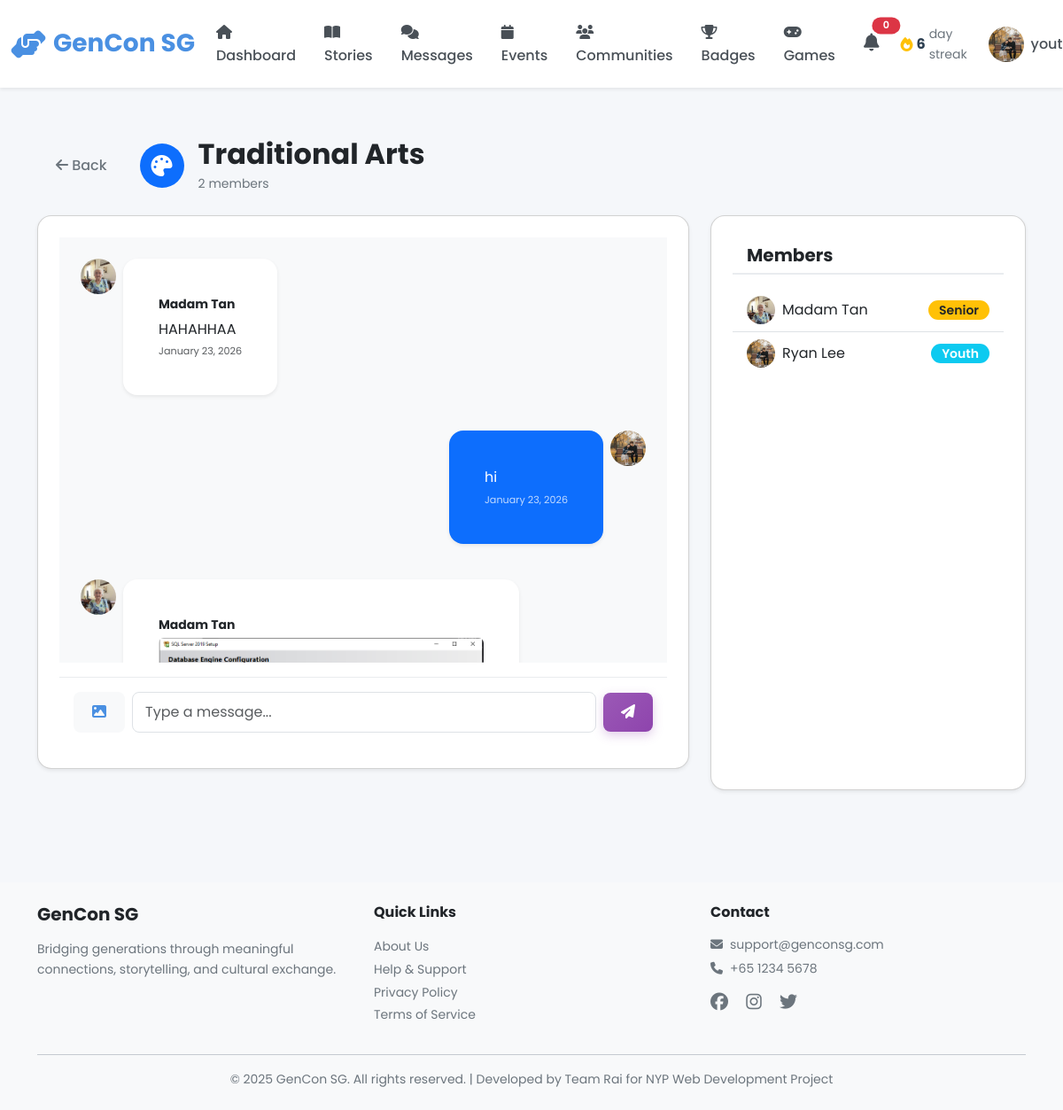
Page /youth/communities/1 (signed in) on the committed database.
### models.py (models this page shows, shortened)
class Community(db.Model):
    __tablename__ = 'communities'
    id = db.Column(db.Integer, primary_key=True)
    name = db.Column(db.String(100), nullable=False, unique=True)
    type = db.Column(db.String(20), nullable=False)  # Story, Hobby, Learning
    description = db.Column(db.Text)
    rules = db.Column(db.Text)
    icon = db.Column(db.String(50), default='fas fa-users')
    banner_class = db.Column(db.String(50), default='default')
    tags = db.Column(db.String(255))  # Comma separated tags
    photo_url = db.Column(db.String(255))
    member_count = db.Column(db.Integer, default=0)
    created_by = db.Column(db.Integer, db.ForeignKey('users.id'), nullable=False)
    created_at = db.Column(db.DateTime, default=datetime.utcnow, nullable=False)
    creator = db.relationship('User')
    members = db.relationship('CommunityMember', back_populates='community',
                             lazy='dynamic', cascade='all, delete-orphan')
    posts = db.relationship('CommunityPost', back_populates='community',
                           lazy='dynamic', cascade='all, delete-orphan')

class CommunityPost(db.Model):
    __tablename__ = 'community_posts'
    id = db.Column(db.Integer, primary_key=True)
    community_id = db.Column(db.Integer, db.ForeignKey('communities.id'), nullable=False, index=True)
    user_id = db.Column(db.Integer, db.ForeignKey('users.id'), nullable=False, index=True)
    content = db.Column(db.Text, nullable=True)
    photo_url = db.Column(db.String(255))
    created_at = db.Column(db.DateTime, default=datetime.utcnow, nullable=False)
    community = db.relationship('Community', back_populates='posts')
    user = db.relationship('User')

class User(db.Model):
    __tablename__ = 'users'
    id = db.Column(db.Integer, primary_key=True)
    username = db.Column(db.String(80), unique=True, nullable=False, index=True)
    password_hash = db.Column(db.String(255), nullable=False)
    email = db.Column(db.String(120), unique=True, nullable=False, index=True)
    full_name = db.Column(db.String(120), nullable=False)
    phone = db.Column(db.String(20))
    age = db.Column(db.Integer, nullable=False)
    bio = db.Column(db.Text)  # User biography
    school = db.Column(db.String(255))  # School or organization for youth
    role = db.Column(db.String(20), nullable=False)  # 'senior', 'youth', or 'admin'
    profile_picture = db.Column(db.String(255), default='images/default-avatar.png')
    disable_reason = db.Column(db.Text)
    interests_json = db.Column(db.Text)  # Stores interests as JSON array
    languages_json = db.Column(db.Text)  # Stores languages as JSON array
    accessibility_settings_json = db.Column(db.Text)  # Stores settings as JSON object
    created_at = db.Column(db.DateTime, default=datetime.utcnow, nullable=False)
    last_active = db.Column(db.DateTime, default=datetime.utcnow, nullable=False)
    is_active = db.Column(db.Boolean, default=True)
    stories = db.relationship('Story', back_populates='user', lazy='dynamic')
    sent_messages = db.relationship('Message', foreign_keys='Message.sender_id',
                                   back_populates='sender', lazy='dynamic')
    received_messages = db.relationship('Message', foreign_keys='Message.recipient_id',
                                       back_populates='recipient', lazy='dynamic')
    senior_pairs = db.relationship('Pair', foreign_keys='Pair.senior_id',
                                   back_populates='senior', lazy='dynamic')
    youth_pairs = db.relationship('Pair', foreign_keys='Pair.youth_id',
                                 back_populates='youth', lazy='dynamic')
    streak = db.relationship('Streak', back_populates='user', uselist=False)
    badges = db.relationship('Badge', back_populates='user', lazy='dynamic')
    checkins = db.relationship('Checkin', back_populates='user', lazy='dynamic')
    @property
    def interests(self):
        """Get interests as Python list from JSON string."""
        if self.interests_json:
            return json.loads(self.interests_json)
        return []
    @interests.setter
    def interests(self, value):
        """Set interests from Python list, store as JSON string."""
        self.interests_json = json.dumps(value)
    @property
    def languages(self):
        """Get languages as Python list from JSON string."""
        if self.languages_json:
            return json.loads(self.languages_json)
        return []
    @languages.setter
    def languages(self, value):
        """Set languages from Python list, store as JSON string."""
        self.languages_json = json.dumps(value)
    @property
    def accessibility_settings(self):
        """Get accessibility settings as Python dict from JSON string."""
        if self.accessibility_settings_json:
            return json.loads(self.accessibility_settings_json)
        return {}

class CommunityMember(db.Model):
    __tablename__ = 'community_members'
    id = db.Column(db.Integer, primary_key=True)
    community_id = db.Column(db.Integer, db.ForeignKey('communities.id'), nullable=False, index=True)
    user_id = db.Column(db.Integer, db.ForeignKey('users.id'), nullable=False, index=True)
    joined_at = db.Column(db.DateTime, default=datetime.utcnow, nullable=False)
    last_viewed_at = db.Column(db.DateTime, default=datetime.utcnow)
    community = db.relationship('Community', back_populates='members')
    user = db.relationship('User')
    __table_args__ = (db.UniqueConstraint('community_id', 'user_id', name='unique_community_user'),)

### blueprints/youth.py (the view)
@youth_bp.route('/communities/<int:community_id>')
@login_required
def view_community(community_id):
    community = Community.query.get_or_404(community_id)
    user_id = session['user_id']
    member = CommunityMember.query.filter_by(
        community_id=community_id,
        user_id=user_id
    ).first()
    if not member:
        flash('You must join this community to view the chat.', 'warning')
        return redirect(url_for('youth.communities'))
    member.last_viewed_at = datetime.utcnow()
    db.session.commit()
    posts = CommunityPost.query.filter_by(community_id=community_id)\
        .order_by(CommunityPost.created_at.asc()).all()
    members = community.members.all()
    return render_template('youth/community_chat.html', community=community, posts=posts, user_id=user_id, members=members)

### templates/youth/community_chat.html (shortened to what this page needs)
{% extends "base.html" %}
{% block body_class %}youth-dashboard{% endblock %}
{% block content %}
<div class="container py-4">
    <div class="d-flex align-items-center mb-4">
        <a href="{{ url_for('youth.communities') }}" class="btn btn-outline-secondary me-3">
            <i class="fas fa-arrow-left"></i> Back
        </a>
        <div class="d-flex align-items-center">
            <div class="rounded-circle bg-primary text-white d-flex align-items-center justify-content-center me-3" style="width: 50px; height: 50px; font-size: 1.5rem;">
                <i class="{{ community.icon }}"></i>
            </div>
            <div>
                <h2 class="mb-0">{{ community.name }}</h2>
                <small class="text-muted">{{ community.member_count }} members</small>
            </div>
        </div>
    </div>
    <div class="row">
        <div class="col-lg-8">
            <div class="card shadow-sm">
                <div class="card-body p-0">
                    <div id="chat-messages" class="p-4" style="height: 60vh; overflow-y: auto; background-color: #f8f9fa;">
                        {% for post in posts %}
                            <div class="d-flex mb-3 {% if post.user_id == user_id %}justify-content-end{% endif %}">
                                {% if post.user_id != user_id %}
                                    <a href="{{ url_for('youth.public_profile', user_id=post.user_id) }}">
                                        <img src="{{ url_for('static', filename=post.user.profile_picture|fix_pfp) }}" class="rounded-circle me-2" style="width: 40px; height: 40px; object-fit: cover;">
                                    </a>
                                {% endif %}
                                <div class="card border-0 shadow-sm" style="max-width: 70%; {% if post.user_id == user_id %}background-color: #0d6efd; color: white;{% else %}background-color: white;{% endif %}">
                                    <div class="card-body p-3">
                                        {% if post.user_id != user_id %}
                                            <a href="{{ url_for('youth.public_profile', user_id=post.user_id) }}" class="text-decoration-none text-dark">
                                                <small class="fw-bold d-block mb-1">{{ post.user.full_name }}</small>
                                            </a>
                                        {% endif %}
                                        {% if post.photo_url %}
                                            <img src="{{ url_for('static', filename=post.photo_url) }}" class="img-fluid rounded mb-2">
                                        {% endif %}
                                        {% if post.content %}
                                            <p class="mb-0">{{ post.content }}</p>
                                        {% endif %}
                                        <small class="d-block mt-1 opacity-75 text-end" style="font-size: 0.7rem;">
                                            {{ post.created_at|timeago }}
                                        </small>
                                    </div>
                                </div>
                                {% if post.user_id == user_id %}
                                    <img src="{{ url_for('static', filename=post.user.profile_picture|fix_pfp) }}" class="rounded-circle ms-2" style="width: 40px; height: 40px; object-fit: cover;">
                                {% endif %}
                            </div>
                        {% endfor %}
                    </div>
                    <div class="card-footer bg-white p-3">
                        <form id="chat-form" class="d-flex align-items-center">
                            <button type="button" class="btn btn-light me-2" onclick="document.getElementById('photo-upload').click()">
                                <i class="fas fa-image text-primary"></i>
                            </button>
                            <input type="text" id="message-input" class="form-control me-2" placeholder="Type a message..." autocomplete="off">
                            <button type="submit" class="btn btn-primary">
                                <i class="fas fa-paper-plane"></i>
                            </button>
                        </form>
                    </div>
                </div>
            </div>
        </div>
        <div class="col-lg-4 d-none d-lg-block">
            <div class="card shadow-sm h-100">
                <div class="card-header bg-white">
                    <h5 class="mb-0">Members</h5>
                </div>
                <div class="card-body p-0" style="max-height: 70vh; overflow-y: auto;">
                    <ul class="list-group list-group-flush">
                        {% for member in members %}
                            <li class="list-group-item d-flex align-items-center">
                                <a href="{{ url_for('youth.public_profile', user_id=member.user_id) }}" class="d-flex align-items-center text-decoration-none text-dark w-100">
                                    <img src="{{ url_for('static', filename=member.user.profile_picture|fix_pfp) }}" class="rounded-circle me-2" style="width: 32px; height: 32px; object-fit: cover;">
                                    <span>{{ member.user.full_name }}</span>
                                </a>
                                {% if member.user.role == 'senior' %}
                                    <span class="badge bg-warning text-dark ms-auto">Senior</span>
                                {% else %}
                                    <span class="badge bg-info text-white ms-auto">Youth</span>
                                {% endif %}
                            </li>
                        {% endfor %}
                    </ul>
                </div>
            </div>
        </div>
    </div>
</div>
{% endblock %}

### rows in the picture
Community: name "Traditional Arts", member_count "2"
CommunityPost: profile_picture (picture), user.full_name "Madam Tan", content "HAHAHHAA", created_at "January 23, 2026"
CommunityPost: content "hi", created_at "January 23, 2026", profile_picture (picture)
CommunityPost: profile_picture (picture), user.full_name "Madam Tan", photo_url (picture)
CommunityMember: profile_picture (picture), user.full_name "Madam Tan", shows "Senior"
CommunityMember: profile_picture (picture), user.full_name "Ryan Lee", shows "Youth"

### other values in the picture
{{ user_streak|default(0) }} "6"
